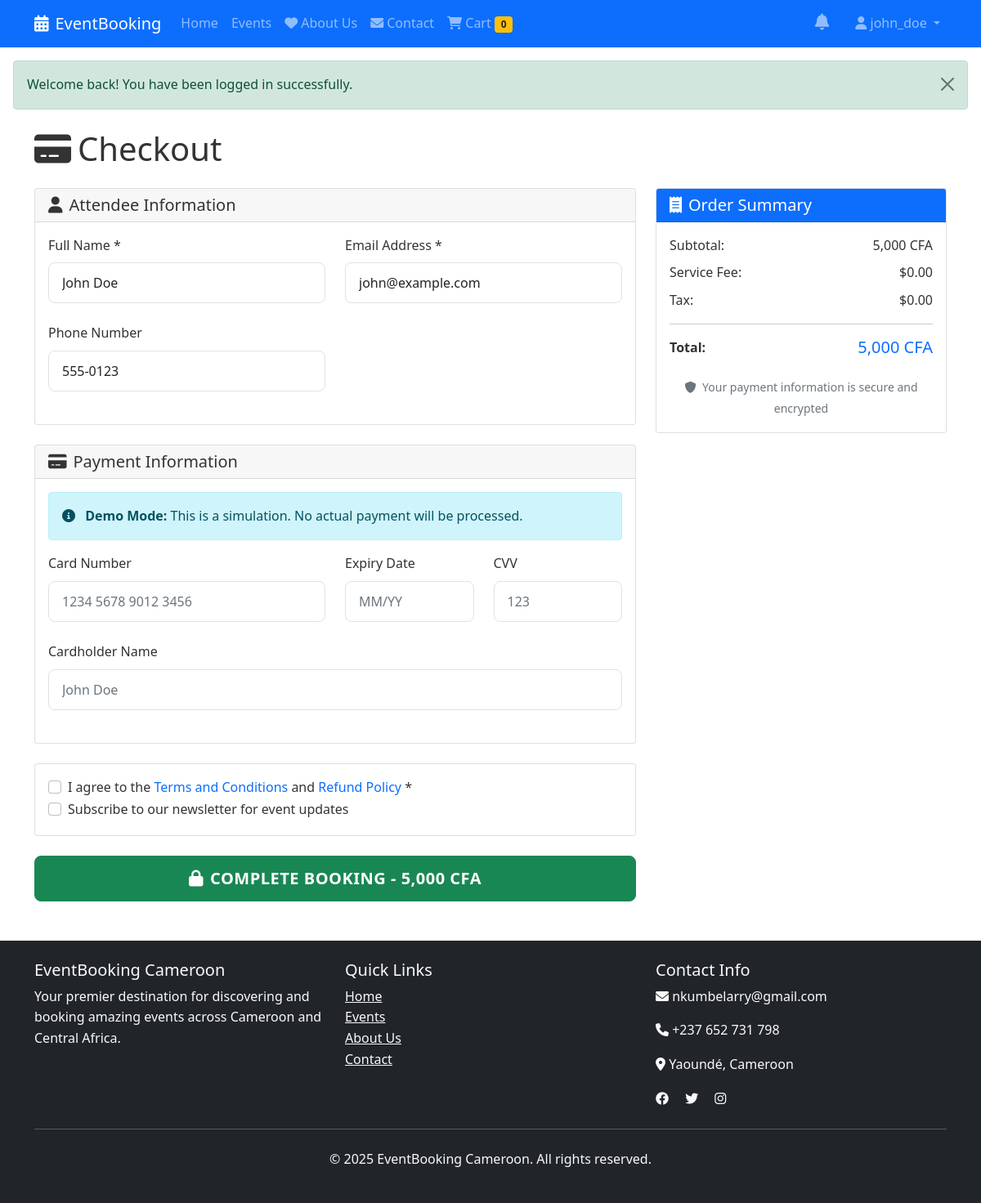
Page /checkout.php?event_id=4 (signed in) on the committed database.
### tables this page shows
CREATE TABLE users (
    id INT AUTO_INCREMENT PRIMARY KEY,
    username VARCHAR(50) UNIQUE NOT NULL,
    email VARCHAR(100) UNIQUE NOT NULL,
    password VARCHAR(255) NOT NULL,
    first_name VARCHAR(50) NOT NULL,
    last_name VARCHAR(50) NOT NULL,
    phone VARCHAR(20),
    address TEXT,
    created_at TIMESTAMP DEFAULT CURRENT_TIMESTAMP,
    updated_at TIMESTAMP DEFAULT CURRENT_TIMESTAMP ON UPDATE CURRENT_TIMESTAMP
);

CREATE TABLE events (
    id INT AUTO_INCREMENT PRIMARY KEY,
    name VARCHAR(200) NOT NULL,
    description TEXT,
    date DATE NOT NULL,
    time TIME NOT NULL,
    venue VARCHAR(200) NOT NULL,
    location VARCHAR(200) NOT NULL,
    organizer VARCHAR(100) NOT NULL,
    organizer_contact VARCHAR(100),
    image VARCHAR(255),
    price DECIMAL(10,2) NOT NULL,
    available_tickets INT NOT NULL,
    total_tickets INT NOT NULL,
    status ENUM('active', 'inactive', 'cancelled') DEFAULT 'active',
    created_at TIMESTAMP DEFAULT CURRENT_TIMESTAMP,
    updated_at TIMESTAMP DEFAULT CURRENT_TIMESTAMP ON UPDATE CURRENT_TIMESTAMP
);

### includes/functions.php (called while the page is built, shortened)
<?php
function getCurrentUser() {
    $pdo = getDBConnection();
    $stmt = $pdo->prepare("SELECT * FROM users WHERE id = ?");
    $stmt->execute([$_SESSION['user_id']]);
    return $stmt->fetch();
}
function getEventById($id) {
    $pdo = getDBConnection();
    $stmt = $pdo->prepare("SELECT * FROM events WHERE id = ? AND status = 'active'");
    $stmt->execute([$id]);
    return $stmt->fetch();
}
function formatPrice($price) {
    return number_format($price, 0) . ' CFA';
}
?>

### checkout.php (the view, shortened to what this page needs)
<?php
require_once 'includes/functions.php';
$total = 0;
if (isset($_GET['event_id'])) {
    $eventId = $_GET['event_id'];
    $quantity = $_GET['quantity'] ?? 1;
    $event = getEventById($eventId);
    if ($event) {
        $total = $event['price'] * $quantity;
    }
} else {
    $cartItems = getCartItems($_SESSION['user_id']);
    $total = getCartTotal($_SESSION['user_id']);
}
$user = getCurrentUser();
?>
<?php include 'includes/header.php'; ?>
<div class="container my-4">
    <div class="row">
        <div class="col-12">
            <h1 class="mb-4">
                <i class="fas fa-credit-card me-2"></i>Checkout
            </h1>
        </div>
    </div>
    <div class="row">
        <div class="col-lg-8">
            <form method="POST" id="checkout-form">
                <div class="card mb-4">
                    <div class="card-header">
                        <h5 class="mb-0">
                            <i class="fas fa-user me-2"></i>Attendee Information
                        </h5>
                    </div>
                    <div class="card-body">
                        <div class="row">
                            <div class="col-md-6">
                                <div class="form-group">
                                    <label for="attendee_name" class="form-label">Full Name *</label>
                                    <input type="text" class="form-control" id="attendee_name" name="attendee_name"
                                           value="<?php echo htmlspecialchars($user['first_name'] . ' ' . $user['last_name']); ?>"
                                           required>
                                </div>
                            </div>
                            <div class="col-md-6">
                                <div class="form-group">
                                    <label for="attendee_email" class="form-label">Email Address *</label>
                                    <input type="email" class="form-control" id="attendee_email" name="attendee_email"
                                           value="<?php echo htmlspecialchars($user['email']); ?>"
                                           required>
                                </div>
                            </div>
                        </div>
                        <div class="row">
                            <div class="col-md-6">
                                <div class="form-group">
                                    <label for="attendee_phone" class="form-label">Phone Number</label>
                                    <input type="tel" class="form-control" id="attendee_phone" name="attendee_phone"
                                           value="<?php echo htmlspecialchars($user['phone']); ?>">
                                </div>
                            </div>
                        </div>
                    </div>
                </div>
                <div class="card mb-4">
                    <div class="card-header">
                        <h5 class="mb-0">
                            <i class="fas fa-credit-card me-2"></i>Payment Information
                        </h5>
                    </div>
                    <div class="card-body">
                        <div class="alert alert-info">
                            <i class="fas fa-info-circle me-2"></i>
                            <strong>Demo Mode:</strong> This is a simulation. No actual payment will be processed.
                        </div>
                        <div class="row">
                            <div class="col-md-6">
                                <div class="form-group">
                                    <label for="card_number" class="form-label">Card Number</label>
                                    <input type="text" class="form-control" id="card_number"
                                           placeholder="1234 5678 9012 3456" maxlength="19">
                                </div>
                            </div>
                            <div class="col-md-3">
                                <div class="form-group">
                                    <label for="expiry" class="form-label">Expiry Date</label>
                                    <input type="text" class="form-control" id="expiry"
                                           placeholder="MM/YY" maxlength="5">
                                </div>
                            </div>
                            <div class="col-md-3">
                                <div class="form-group">
                                    <label for="cvv" class="form-label">CVV</label>
                                    <input type="text" class="form-control" id="cvv"
                                           placeholder="123" maxlength="4">
                                </div>
                            </div>
                        </div>
                        <div class="form-group">
                            <label for="card_name" class="form-label">Cardholder Name</label>
                            <input type="text" class="form-control" id="card_name"
                                   placeholder="John Doe">
                        </div>
                    </div>
                </div>
                <div class="card mb-4">
                    <div class="card-body">
                        <div class="form-check">
                            <input class="form-check-input" type="checkbox" id="terms" name="terms" required>
                            <label class="form-check-label" for="terms">
                                I agree to the <a href="#" class="text-decoration-none">Terms and Conditions</a>
                                and <a href="#" class="text-decoration-none">Refund Policy</a> *
                            </label>
                        </div>
                        <div class="form-check">
                            <input class="form-check-input" type="checkbox" id="newsletter" name="newsletter">
                            <label class="form-check-label" for="newsletter">
                                Subscribe to our newsletter for event updates
                            </label>
                        </div>
                    </div>
                </div>
                <button type="submit" class="btn btn-success btn-lg w-100">
                    <i class="fas fa-lock me-2"></i>Complete Booking - <?php echo formatPrice($total); ?>
                </button>
            </form>
        </div>
        <div class="col-lg-4">
            <div class="card sticky-top" style="top: 20px;">
                <div class="card-header bg-primary text-white">
                    <h5 class="mb-0">
                        <i class="fas fa-receipt me-2"></i>Order Summary
                    </h5>
                </div>
                <div class="card-body">
                    <div class="d-flex justify-content-between mb-2">
                        <span>Subtotal:</span>
                        <span><?php echo formatPrice($total); ?></span>
                    </div>
                    <div class="d-flex justify-content-between mb-2">
                        <span>Service Fee:</span>
                        <span>$0.00</span>
                    </div>
                    <div class="d-flex justify-content-between mb-3">
                        <span>Tax:</span>
                        <span>$0.00</span>
                    </div>
                    <hr>
                    <div class="d-flex justify-content-between mb-3">
                        <strong>Total:</strong>
                        <strong class="text-primary h5"><?php echo formatPrice($total); ?></strong>
                    </div>
                    <div class="text-center">
                        <small class="text-muted">
                            <i class="fas fa-shield-alt me-1"></i>
                            Your payment information is secure and encrypted
                        </small>
                    </div>
                </div>
            </div>
        </div>
    </div>
</div>
<?php include 'includes/footer.php'; ?>

### css/style.css (style rules this page uses)
:root { --primary-color: #0d6efd; --secondary-color: #6c757d; --success-color: #198754; --danger-color: #dc3545; --warning-color: #ffc107; --info-color: #0dcaf0; --light-color: #f8f9fa; --dark-color: #212529; }
body { font-family: 'Segoe UI', Tahoma, Geneva, Verdana, sans-serif; line-height: 1.6; color: #333; }
.form-group { margin-bottom: 1.5rem; }
.form-control { border-radius: 8px; border: 1px solid #dee2e6; padding: 0.75rem 1rem; font-size: 1rem; }
.btn { border-radius: 8px; padding: 0.75rem 1.5rem; font-weight: 600; text-transform: uppercase; letter-spacing: 0.5px; transition: all 0.3s ease; }

### rows in the picture
users: attendee_name "John Doe", attendee_email "john@example.com", attendee_phone "555-0123"
events: price "5,000 CFA"

### other values in the picture
count($cartItems) "0"
$_SESSION['username'] "john_doe"
$_SESSION['success_message'] "Welcome back! You have been logged in successfully."
